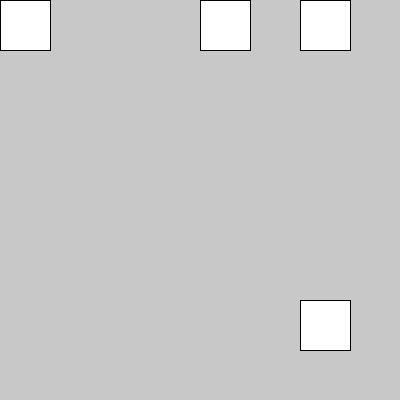
Frame 1 (no input)
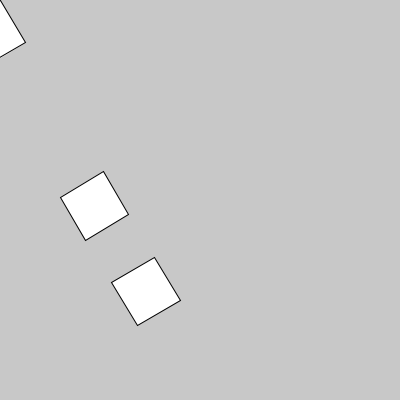
Frame 60 (the mouse pressed at the canvas centre just before this capture)
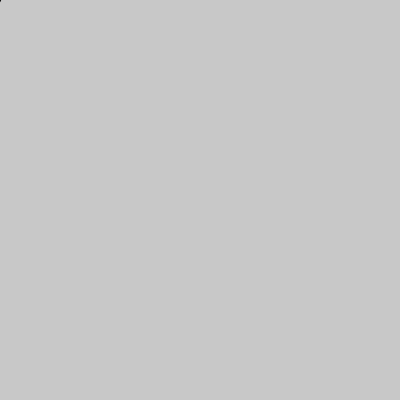
Frame 120 (the mouse held since frame 60 and released just before this capture)

The Processing sketch that drew these frames (run headless with seeded random() and noise(); from frame 60 on, the mouse is pressed at the canvas centre):

// Processing sketch: rotate_02
// ── rotate_02.pde
int grados = 0;

void setup(){
  size(400,400);
  textSize(20);
}

void draw(){
  background(200);
  rotate(radians(grados));
  rect(0,0,50,50);
  rect(200,0,50,50);
  rect(300,0,50,50);
  rect(300,300,50,50);
  grados += 1;
}

void mouseClicked(){
  
}
